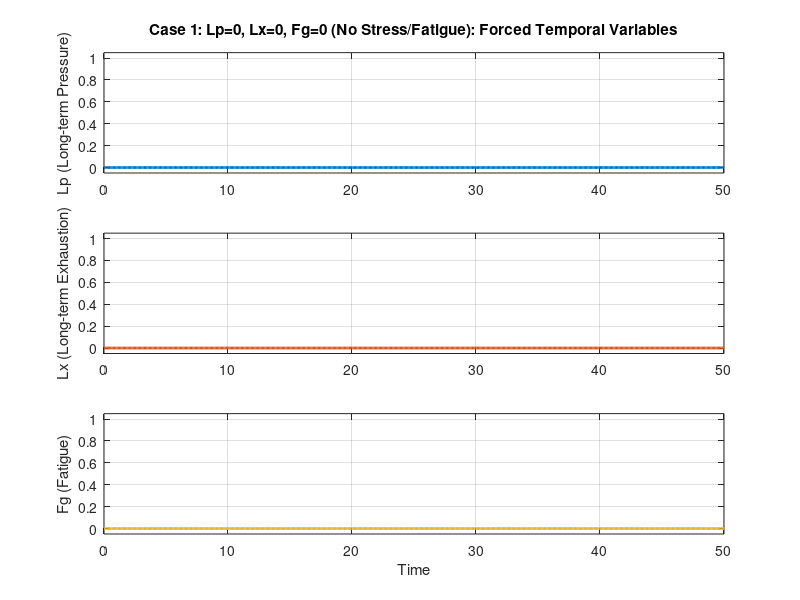
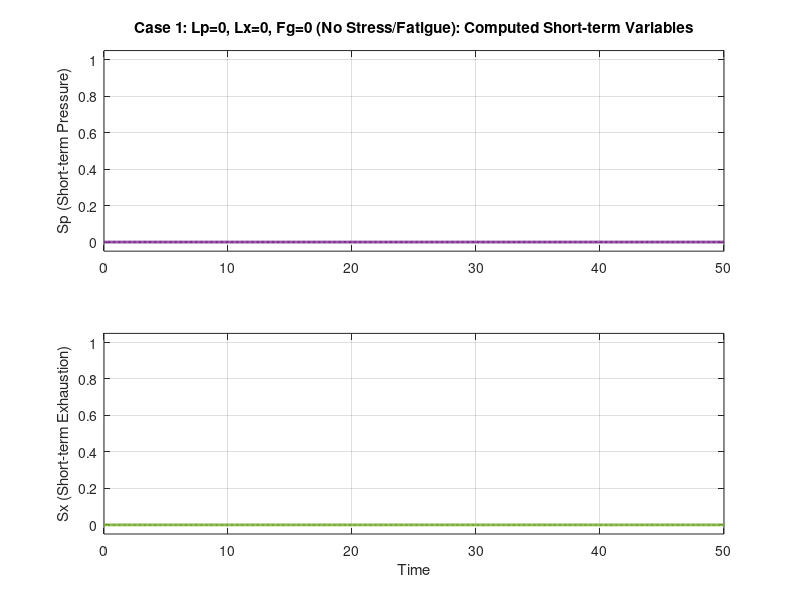
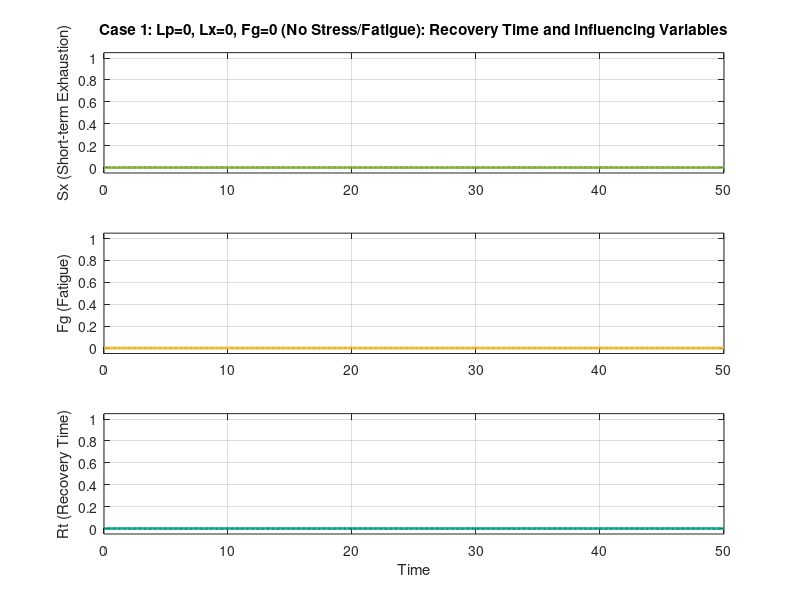
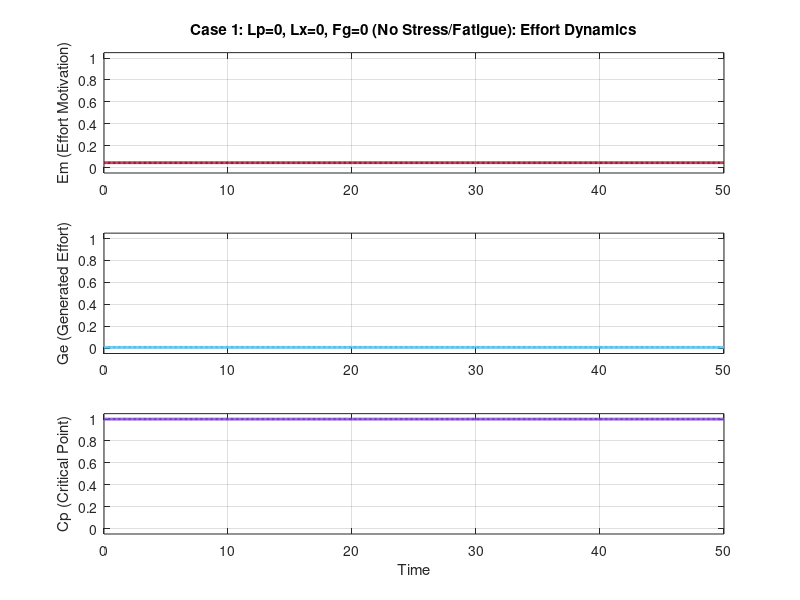

Here is the MATLAB script that generated these plots, in order:
%% =====================================================================
%% VERIFICATION: EQUILIBRIUM STATE METHOD
%% =====================================================================
% Purpose: Verify that temporal variables (Lp, Lx, Fg) can be forced to
%          equilibrium states and observe how the rest of the model responds.
%
% Method: Force Lp, Lx, Fg to specific values (0 or 1) and calculate all
%         other variables normally to check for logical consistency.
%
% Test Cases:
%   Case 1: Lp=0 ∧ Lx=0 ∧ Fg=0 (No stress/fatigue)
%   Case 2: Lp=1 ∧ Lx=1 ∧ Fg=1 (Complete saturation)
%   Case 3: Lp=Sp, Lx=Sx, Fg=Lx (Moderate Equilibrium)
%   Case 4: Lp=Sp, Lx=0, Fg=0 (Pressure Equilibrium, No Exhaustion)
%   Case 5: Lp=1, Lx=1, Fg=Lx (Maximum Saturation, Fg tracks Lx)
%
%% =====================================================================

clc;
clear;
close all;

%% ===================== TIME & SIM SETUP =====================
T  = 50;           % total duration
dt = 0.1;          % step size
numSteps  = T/dt;  % number of steps
time = linspace(0, T, numSteps);

%% ===================== INPUTS (WILL BE SET PER CASE) =====================
% Initialize arrays (all normalized [0,1])
% These will be populated for each test case with appropriate values

%% ===================== PARAMETERS =====================
% Task Demands
w_Td1 = 0.4;
w_Td2 = 0.6;
beta_Td = 0.7;

% Sleep Quality
delta_Sq = 0.7;

% Hydration Level
beta_Hl = 0.5;
w_Hl1 = 0.6;
w_Hl2 = 0.4;

% Physical Preparedness
beta_Pp  = 0.7;
w_Pp1 = 0.25;
w_Pp2 = 0.30;
w_Pp3 = 0.45;

% Effort Motivation
alpha_Em = 0.4;
eta_Em = 0.5;

% Generated Effort
w_Ge1 = 0.85;
w_Ge2 = 0.15;

% Recovery Effort (CALIBRATED)
w_Re1 = 0.25;
w_Re2 = 0.20;
w_Re3 = 0.20;

% Short-term Exhaustion (CALIBRATED)
w_Sx1 = 0.70;
w_Sx2 = 1.10;
gamma_Sx = 0.50;

% Short-term Experienced Pressure
w_Sp1 = 0.6;
w_Sp2 = 0.4;
beta_Sp = 0.7;

% Recovery Time
w_Rt1 = 0.5;
w_Rt2 = 0.5;
beta_Rt1 = 0.3;
beta_Rt2 = 0.3;
beta_Rt3 = 0.4;

%% ===================== DEFINE TEST CASES =====================
test_cases = struct();

% Case 1: All Zero (No stress/fatigue)
test_cases(1).name = 'Case 1: Lp=0, Lx=0, Fg=0 (No Stress/Fatigue)';
test_cases(1).Lp_fixed = 0;
test_cases(1).Lx_fixed = 0;
test_cases(1).Fg_fixed = 0;

% Case 2: All Maximum (Complete saturation)
test_cases(2).name = 'Case 2: Lp=1, Lx=1, Fg=1 (Complete Saturation)';
test_cases(2).Lp_fixed = 1;
test_cases(2).Lx_fixed = 1;
test_cases(2).Fg_fixed = 1;

% Case 3: Equilibrium consistency test (Lp=Sp, Lx=Sx, Fg=Lx)
% Note: We cannot force Sp and Sx, only verify they match forced Lp and Lx
% This case tests if Fg=Lx equilibrium is maintained with moderate stress
test_cases(3).name = 'Case 3: Lp=Sp, Lx=Sx, Fg=Lx (Moderate Equilibrium)';
test_cases(3).Lp_fixed = 0.5;  % Moderate pressure
test_cases(3).Lx_fixed = 0.5;  % Moderate exhaustion
test_cases(3).Fg_fixed = 0.5;  % Fg = Lx (fatigue tracks exhaustion)

% Case 4: Lp=Sp with no exhaustion/fatigue
test_cases(4).name = 'Case 4: Lp=Sp, Lx=0, Fg=0 (Pressure Equilibrium, No Exhaustion)';
test_cases(4).Lp_fixed = 0;  
test_cases(4).Lx_fixed = 0;
test_cases(4).Fg_fixed = 0;

% Case 5: Maximum exhaustion with Fg=Lx
test_cases(5).name = 'Case 5: Lp=1, Lx=1, Fg=Lx (Maximum Saturation, Fg tracks Lx)';
test_cases(5).Lp_fixed = 1;
test_cases(5).Lx_fixed = 1;
test_cases(5).Fg_fixed = 1;  % Fg=Lx (both at maximum)




%% ===================== RUN ALL TEST CASES =====================
num_cases = length(test_cases);
results = cell(num_cases, 1);

for case_idx = 1:num_cases
    fprintf('\n========================================\n');
    fprintf('Running: %s\n', test_cases(case_idx).name);
    fprintf('========================================\n');

    % Get fixed values for this case
    Lp_fixed = test_cases(case_idx).Lp_fixed;
    Lx_fixed = test_cases(case_idx).Lx_fixed;
    Fg_fixed = test_cases(case_idx).Fg_fixed;

    %% -------- SET INPUTS ACCORDING TO CASE --------
    % Initialize input arrays
    Te = zeros(1, numSteps); % Thermal environment
    Ti = zeros(1, numSteps); % Training intensity
    Tc = zeros(1, numSteps); % Training complexity
    Tp = zeros(1, numSteps); % Training pressure
    Fi = zeros(1, numSteps); % Fluid intake
    Fl = zeros(1, numSteps); % Fitness level
    Hr = zeros(1, numSteps); % Heart-rate strain
    Sh = zeros(1, numSteps); % Sleep hours
    St = zeros(1, numSteps); % Sleep timing

    if case_idx == 1
        % Case 1: Lp=0, Lx=0, Fg=0 (No stress/fatigue)
        % Good conditions: minimal stress, maximum recovery
        fprintf('Input Scenario: Good conditions (minimal stress, maximum recovery)\n');
        for t = 1:numSteps
            Te(t) = 0;     % No thermal stress
            Ti(t) = 0;     % No training intensity
            Tc(t) = 0;     % No complexity
            Tp(t) = 0;     % No pressure
            Hr(t) = 0;     % No heart rate strain
            Fi(t) = 1;     % Maximum fluid intake
            Fl(t) = 1;     % Maximum fitness level
            Sh(t) = 1;     % Maximum sleep hours
            St(t) = 1;     % Optimal sleep timing
        end

    elseif case_idx == 2
        % Case 2: Lp=1, Lx=1, Fg=1 (Complete saturation)
        % Extreme conditions: maximum stress, zero recovery
        fprintf('Input Scenario: Extreme conditions (maximum stress, zero recovery)\n');
        for t = 1:numSteps
            Te(t) = 1;     % Maximum thermal stress
            Ti(t) = 1;     % Maximum training intensity
            Tc(t) = 1;     % Maximum complexity
            Tp(t) = 1;     % Maximum pressure
            Hr(t) = 1;     % Maximum heart rate strain
            Fi(t) = 0;     % No fluid intake
            Fl(t) = 0;     % No fitness level
            Sh(t) = 0;     % No sleep hours
            St(t) = 0;     % Poor sleep timing
        end

    elseif case_idx == 3
        % Case 3: Lp=Sp, Lx=Sx, Fg=Lx (Moderate equilibrium)
        % Balanced moderate conditions to test equilibrium consistency
        fprintf('Input Scenario: Balanced moderate conditions (testing Lp=Sp, Lx=Sx, Fg=Lx)\n');
        for t = 1:numSteps
            Te(t) = 0.7;   % Moderate thermal stress
            Ti(t) = 0.7;   % Moderate training intensity
            Tc(t) = 0.7;   % Moderate complexity
            Tp(t) = 0.7;   % Moderate pressure
            Hr(t) = 0.5;   % Moderate heart rate strain
            Fi(t) = 0.5;   % Moderate fluid intake
            Fl(t) = 0.5;   % Moderate fitness level
            Sh(t) = 0.5;   % Moderate sleep hours
            St(t) = 0.5;   % Moderate sleep timing
        end
    

    elseif case_idx == 4
        % Case 4: Lp=Sp, Lx=0, Fg=0 (Pressure equilibrium, no exhaustion)
        % Good conditions to test if Lp=Sp equilibrium holds without exhaustion
        fprintf('Input Scenario: Good conditions (testing Lp=Sp equilibrium)\n');
        for t = 1:numSteps
            Te(t) = 0;     % No thermal stress
            Ti(t) = 0;     % No training intensity
            Tc(t) = 0;     % No complexity
            Tp(t) = 0;     % No pressure
            Hr(t) = 0;     % No heart rate strain
            Fi(t) = 1;     % Maximum fluid intake
            Fl(t) = 1;     % Maximum fitness level
            Sh(t) = 1;     % Maximum sleep hours
            St(t) = 1;     % Optimal sleep timing
        end

    elseif case_idx == 5
        % Case 5: Lp=1, Lx=1, Fg=Lx (Maximum saturation with Fg tracking Lx)
        % Worst conditions to test maximum saturation equilibrium
        fprintf('Input Scenario: Worst conditions (testing Lp=1, Lx=1, Fg=Lx)\n');
        for t = 1:numSteps
            Te(t) = 1.7;     % Maximum thermal stress
            Ti(t) = 1.7;     % Maximum training intensity
            Tc(t) = 1.7;     % Maximum complexity
            Tp(t) = 1.7;     % Maximum pressure
            Hr(t) = 1.7;     % Maximum heart rate strain
            Fi(t) = 0;     % No fluid intake
            Fl(t) = 0;     % No fitness level
            Sh(t) = 0;     % No sleep hours
            St(t) = 0;     % Poor sleep timing
        end
    end   

    % Initialize state arrays
    Td = zeros(1,numSteps);     % Task Demands
    Hl = zeros(1,numSteps);     % Hydration Level
    Sq = zeros(1,numSteps);     % Sleep Quality
    Pp = zeros(1,numSteps);     % Physical Preparedness
    Em = zeros(1,numSteps);     % Effort Motivation
    Ge = zeros(1,numSteps);     % Generated Effort
    Cp = zeros(1,numSteps);     % Critical Point
    Sp = zeros(1,numSteps);     % Short-term Experienced Pressure
    Sx = zeros(1,numSteps);     % Short-term Exhaustion
    Re = zeros(1,numSteps);     % Recovery Effort
    Lp = zeros(1,numSteps);     % Long-term Experienced Pressure (FORCED)
    Lx = zeros(1,numSteps);     % Long-term Exhaustion (FORCED)
    Fg = zeros(1,numSteps);     % Fatigue (FORCED)
    Rt = zeros(1,numSteps);     % Recovery Time

    % Force initial values
    Lp(1) = Lp_fixed;
    Lx(1) = Lx_fixed;
    Fg(1) = Fg_fixed;
    Sx(1) = Fg_fixed;  % Initialize Sx based on Fg

    %% -------- STEP 1 (t=1) INSTANTANEOUS COMPUTE --------
    % Task Demands
    Td(1) = beta_Td * Ti(1) * (w_Td1*Tc(1) + w_Td2*Tp(1)) + (1 - beta_Td) * (Te(1) * Ti(1));

    % Sleep Quality
    Sq(1) = delta_Sq * Sh(1) + (1-delta_Sq) * St(1);

    % Hydration Level
    Hl(1) = (beta_Hl * Fi(1)) + (1 - beta_Hl) * (1 - (w_Hl1 * Te(1) + w_Hl2 * Td(1)));

    % Physical Preparedness
    Pp(1) = beta_Pp * (w_Pp1*Hl(1) + w_Pp2*Fl(1) + w_Pp3*Sq(1)) + (1-beta_Pp) * (1 - Hr(1));

    % Critical Point
    Cp(1) = Pp(1) * (1 - Sx(1));

    % Effort Motivation (depends on Lp - FORCED)
    Em(1) = exp( -eta_Em * ((Td(1) - (1-Lp(1)) ) / alpha_Em) ^ 2 );

    % Generated Effort
    Ge(1) = Em(1) * (w_Ge1*Td(1) + w_Ge2*Cp(1));

    % Recovery Effort
    Re(1) = w_Re1 * min(1, max(0, Cp(1) - Ge(1))) + w_Re2 * Ge(1) + w_Re3 * min(1, max(0, (Pp(1) - Cp(1)) / max(Pp(1), 1e-9)));

    % Short-term Exhaustion (depends on Fg - FORCED)
    Sx(1) = (w_Sx1*Fg(1) + w_Sx2*max(0, Ge(1)-Cp(1))) * (1 - gamma_Sx*Re(1));

    % Short-term Experienced Pressure
    Sp(1) = beta_Sp * (w_Sp1 * Sx(1) + w_Sp2 * max(0, Ge(1)-Cp(1))) + (1-beta_Sp) * (1-Pp(1));

    % Recovery Time
    Rt(1) = (w_Rt1*Sx(1) + w_Rt2*Fg(1)) * (1 - (beta_Rt1*Pp(1) + beta_Rt2*Sq(1) + beta_Rt3*Re(1)));

    %% -------- MAIN LOOP --------
    for t = 2:numSteps
        % Calculate instantaneous variables
        Td(t) = beta_Td * Ti(t) * (w_Td1*Tc(t) + w_Td2*Tp(t)) + (1 - beta_Td) * (Te(t) * Ti(t));
        Sq(t) = delta_Sq * Sh(t) + (1-delta_Sq) * St(t-1);
        Hl(t) = (beta_Hl * Fi(t)) + (1 - beta_Hl) * (1 - (w_Hl1 * Te(t) + w_Hl2 * Td(t)));
        Pp(t) = beta_Pp * (w_Pp1*Hl(t) + w_Pp2*Fl(t) + w_Pp3*Sq(t)) + (1-beta_Pp) * (1 - Hr(t));
        Cp(t) = Pp(t) * (1 - Sx(t-1));

        % FORCE temporal variables to equilibrium values
        Lp(t) = Lp_fixed;
        Lx(t) = Lx_fixed;
        Fg(t) = Fg_fixed;

        % Calculate variables that depend on forced values
        Em(t) = exp( -eta_Em * ((Td(t) - (1-Lp(t)) ) / alpha_Em) ^ 2 );
        Ge(t) = Em(t) * (w_Ge1*Td(t) + w_Ge2*Cp(t));
        Re(t) = w_Re1 * min(1, max(0, Cp(t) - Ge(t))) + w_Re2 * Ge(t) + w_Re3 * min(1, max(0, (Pp(t) - Cp(t)) / max(Pp(t), 1e-9)));
        Sx(t) = (w_Sx1*Fg(t) + w_Sx2*max(0, Ge(t)-Cp(t))) * (1 - gamma_Sx*Re(t));
        Sp(t) = beta_Sp * (w_Sp1 * Sx(t-1) + w_Sp2 * max(0, Ge(t)-Cp(t))) + (1-beta_Sp) * (1-Pp(t));
        Rt(t) = (w_Rt1*Sx(t-1) + w_Rt2*Fg(t)) * (1 - (beta_Rt1*Pp(t) + beta_Rt2*Sq(t) + beta_Rt3*Re(t)));
    end

    %% -------- CALCULATE EQUILIBRIUM CONSISTENCY --------
    % Check if computed Sp, Sx are consistent with forced Lp, Lx, Fg

    % Get final values (last 10 time steps average for stability)
    final_idx = numSteps-9:numSteps;

    Sp_final = mean(Sp(final_idx));
    Sx_final = mean(Sx(final_idx));
    Em_final = mean(Em(final_idx));
    Ge_final = mean(Ge(final_idx));
    Cp_final = mean(Cp(final_idx));
    Sx_final = mean(Sx(final_idx));
    Rt_final = mean(Rt(final_idx));

    % Display results
    fprintf('\n--- Final State Values (averaged over last 10 steps) ---\n');
    fprintf('Forced: Lp = %.3f, Lx = %.3f, Fg = %.3f\n', Lp_fixed, Lx_fixed, Fg_fixed);
    fprintf('Computed: Sp = %.3f, Sx = %.3f\n', Sp_final, Sx_final);
    fprintf('          Em = %.3f, Ge = %.3f, Cp = %.3f\n', Em_final, Ge_final, Cp_final);
    fprintf('          Rt = %.3f\n', Rt_final);

    % Check consistency
    fprintf('\n--- Equilibrium Consistency Checks ---\n');

    if case_idx == 3
        % Special checks for Case 3: Lp=Sp, Lx=Sx, Fg=Lx (Moderate Equilibrium)
        fprintf('Testing equilibrium condition: Lp=Sp ∧ Lx=Sx ∧ Fg=Lx\n');
        fprintf('\n');

        % Check 1: Lp = Sp?
        error_Lp_Sp = abs(Lp_fixed - Sp_final);
        fprintf('Check 1 - Lp=Sp: Lp=%.3f, Sp=%.3f, Error=%.3f', Lp_fixed, Sp_final, error_Lp_Sp);
        if error_Lp_Sp < 0.1
            fprintf(' ✓ PASS\n');
        else
            fprintf(' ✗ FAIL (error > 0.1)\n');
        end

        % Check 2: Lx = Sx?
        error_Lx_Sx = abs(Lx_fixed - Sx_final);
        fprintf('Check 2 - Lx=Sx: Lx=%.3f, Sx=%.3f, Error=%.3f', Lx_fixed, Sx_final, error_Lx_Sx);
        if error_Lx_Sx < 0.1
            fprintf(' ✓ PASS\n');
        else
            fprintf(' ✗ FAIL (error > 0.1)\n');
        end

        % Check 3: Fg = Lx?
        error_Fg_Lx = abs(Fg_fixed - Lx_fixed);
        fprintf('Check 3 - Fg=Lx: Fg=%.3f, Lx=%.3f, Error=%.3f', Fg_fixed, Lx_fixed, error_Fg_Lx);
        if error_Fg_Lx < 0.01
            fprintf(' ✓ PASS (forced values match)\n');
        else
            fprintf(' ✗ FAIL\n');
        end

        fprintf('\nInterpretation:\n');
        fprintf('- If Lp≈Sp: Long-term pressure equilibrium is consistent with short-term pressure\n');
        fprintf('- If Lx≈Sx: Long-term exhaustion equilibrium is consistent with short-term exhaustion\n');
        fprintf('- If Fg≈Lx: Fatigue correctly tracks long-term exhaustion\n');

    elseif case_idx == 4
        % Special checks for Case 4: Lp=Sp, Lx=0, Fg=0 (Pressure Equilibrium, No Exhaustion)
        fprintf('Testing equilibrium condition: Lp=Sp (with Lx=0, Fg=0)\n');
        fprintf('\n');

        % Check: Lp = Sp?
        error_Lp_Sp = abs(Lp_fixed - Sp_final);
        fprintf('Check - Lp=Sp: Lp=%.3f, Sp=%.3f, Error=%.3f', Lp_fixed, Sp_final, error_Lp_Sp);
        if error_Lp_Sp < 0.1
            fprintf(' ✓ PASS\n');
        else
            fprintf(' ✗ FAIL (error > 0.1)\n');
        end

        fprintf('\nInterpretation:\n');
        fprintf('- Tests if long-term pressure (Lp=0) equilibrium matches computed short-term pressure\n');
        fprintf('- With no exhaustion (Lx=0, Fg=0) and good conditions, Sp should stabilize at zero\n');

    elseif case_idx == 5
        % Special checks for Case 5: Lp=1, Lx=1, Fg=Lx (Maximum Saturation, Fg tracks Lx)
        fprintf('Testing equilibrium condition: Lp=1 ∧ Lx=1 ∧ Fg=Lx\n');
        fprintf('\n');

        % Check 1: Fg = Lx?
        error_Fg_Lx = abs(Fg_fixed - Lx_fixed);
        fprintf('Check 1 - Fg=Lx: Fg=%.3f, Lx=%.3f, Error=%.3f', Fg_fixed, Lx_fixed, error_Fg_Lx);
        if error_Fg_Lx < 0.01
            fprintf(' ✓ PASS (forced values match)\n');
        else
            fprintf(' ✗ FAIL\n');
        end

        % Check 2: Lx = Sx?
        error_Lx_Sx = abs(Lx_fixed - Sx_final);
        fprintf('Check 2 - Lx=Sx: Lx=%.3f, Sx=%.3f, Error=%.3f', Lx_fixed, Sx_final, error_Lx_Sx);
        if error_Lx_Sx < 0.1
            fprintf(' ✓ PASS\n');
        else
            fprintf(' ✗ FAIL (error > 0.1)\n');
        end

        fprintf('\nInterpretation:\n');
        fprintf('- Tests maximum saturation: all temporal variables at 1.0\n');
        fprintf('- Fg=Lx verifies fatigue correctly tracks exhaustion at maximum\n');
        fprintf('- Lx≈Sx verifies long-term exhaustion equilibrium with short-term exhaustion\n');

    else
        % Standard checks for other cases
        % Check 1: If Lp is forced, does computed Sp make sense?
        if Lp_fixed == 0
            fprintf('Lp=0 forced → Expected Sp ≈ 0 (if no pressure inputs)\n');
            fprintf('             Actual Sp = %.3f\n', Sp_final);
        elseif Lp_fixed == 1
            fprintf('Lp=1 forced → Expected Sp ≈ 1 (saturated pressure)\n');
            fprintf('             Actual Sp = %.3f\n', Sp_final);
        end

        % Check 2: If Fg is forced, does Sx make sense?
        fprintf('Fg=%.1f forced → Sx influenced by w_Sx1*Fg = %.3f\n', Fg_fixed, w_Sx1*Fg_fixed);
        fprintf('             Actual Sx = %.3f\n', Sx_final);

        % Check 3: If Lp affects Em
        expected_Em_arg = (Td(end) - (1-Lp_fixed)) / alpha_Em;
        fprintf('Lp=%.1f forced → Em argument = (%.3f - %.3f)/%.2f = %.3f\n', ...
                Lp_fixed, Td(end), (1-Lp_fixed), alpha_Em, expected_Em_arg);
        fprintf('             Actual Em = %.3f\n', Em_final);
    end

    % Store results for plotting
    results{case_idx}.name = test_cases(case_idx).name;
    results{case_idx}.time = time;
    results{case_idx}.Lp = Lp;
    results{case_idx}.Lx = Lx;
    results{case_idx}.Fg = Fg;
    results{case_idx}.Sp = Sp;
    results{case_idx}.Sx = Sx;
    results{case_idx}.Em = Em;
    results{case_idx}.Ge = Ge;
    results{case_idx}.Cp = Cp;
    results{case_idx}.Re = Re;
    results{case_idx}.Rt = Rt;
    results{case_idx}.Pp = Pp;

    %% -------- CREATE SEPARATE PLOTS FOR THIS CASE --------
    minY = -0.05;
    maxY = 1.05;

    % Figure 1: Forced Temporal Variables (Lp, Lx, Fg)
    fig_name = sprintf('%s - Forced Temporal Variables', test_cases(case_idx).name);
    figure('Name', fig_name, 'Position', [100, 100, 1200, 800]);

    subplot(3,1,1);
    plot(time, Lp, 'LineWidth', 2, 'Color', [0.00, 0.45, 0.74]);
    ylabel('Lp (Long-term Pressure)');
    title(sprintf('%s: Forced Temporal Variables', test_cases(case_idx).name));
    ylim([minY maxY]);
    grid on;

    subplot(3,1,2);
    plot(time, Lx, 'LineWidth', 2, 'Color', [0.85, 0.33, 0.10]);
    ylabel('Lx (Long-term Exhaustion)');
    ylim([minY maxY]);
    grid on;

    subplot(3,1,3);
    plot(time, Fg, 'LineWidth', 2, 'Color', [0.93, 0.69, 0.13]);
    xlabel('Time');
    ylabel('Fg (Fatigue)');
    ylim([minY maxY]);
    grid on;

    % Figure 2: Computed Short-term Variables (Sp, Sx)
    fig_name = sprintf('%s - Short-term Variables', test_cases(case_idx).name);
    figure('Name', fig_name, 'Position', [150, 150, 1200, 600]);

    subplot(2,1,1);
    plot(time, Sp, 'LineWidth', 2, 'Color', [0.49, 0.18, 0.56]);
    ylabel('Sp (Short-term Pressure)');
    title(sprintf('%s: Computed Short-term Variables', test_cases(case_idx).name));
    ylim([minY maxY]);
    grid on;

    subplot(2,1,2);
    plot(time, Sx, 'LineWidth', 2, 'Color', [0.47, 0.67, 0.19]);
    xlabel('Time');
    ylabel('Sx (Short-term Exhaustion)');
    ylim([minY maxY]);
    grid on;

    % Figure 3: Recovery Time and Influencing Variables (Sx, Fg, Rt)
    fig_name = sprintf('%s - Recovery Time Analysis', test_cases(case_idx).name);
    figure('Name', fig_name, 'Position', [200, 200, 1200, 800]);

    subplot(3,1,1);
    plot(time, Sx, 'LineWidth', 2, 'Color', [0.47, 0.67, 0.19]);
    ylabel('Sx (Short-term Exhaustion)');
    title(sprintf('%s: Recovery Time and Influencing Variables', test_cases(case_idx).name));
    ylim([minY maxY]);
    grid on;

    subplot(3,1,2);
    plot(time, Fg, 'LineWidth', 2, 'Color', [0.93, 0.69, 0.13]);
    ylabel('Fg (Fatigue)');
    ylim([minY maxY]);
    grid on;

    subplot(3,1,3);
    plot(time, Rt, 'LineWidth', 2, 'Color', [0.00, 0.60, 0.50]);
    xlabel('Time');
    ylabel('Rt (Recovery Time)');
    ylim([minY maxY]);
    grid on;

    % Figure 4: Effort Dynamics (Em, Ge, Cp)
    fig_name = sprintf('%s - Effort Dynamics', test_cases(case_idx).name);
    figure('Name', fig_name, 'Position', [250, 250, 1200, 800]);

    subplot(3,1,1);
    plot(time, Em, 'LineWidth', 2, 'Color', [0.64, 0.08, 0.18]);
    ylabel('Em (Effort Motivation)');
    title(sprintf('%s: Effort Dynamics', test_cases(case_idx).name));
    ylim([minY maxY]);
    grid on;

    subplot(3,1,2);
    plot(time, Ge, 'LineWidth', 2, 'Color', [0.30, 0.75, 0.93]);
    ylabel('Ge (Generated Effort)');
    ylim([minY maxY]);
    grid on;

    subplot(3,1,3);
    plot(time, Cp, 'LineWidth', 2, 'Color', [0.47, 0.25, 0.80]);
    xlabel('Time');
    ylabel('Cp (Critical Point)');
    ylim([minY maxY]);
    grid on;
end

fprintf('\n========================================\n');
fprintf('All test cases completed!\n');
fprintf('Total figures created: %d (4 per case)\n', num_cases * 4);
fprintf('========================================\n');
